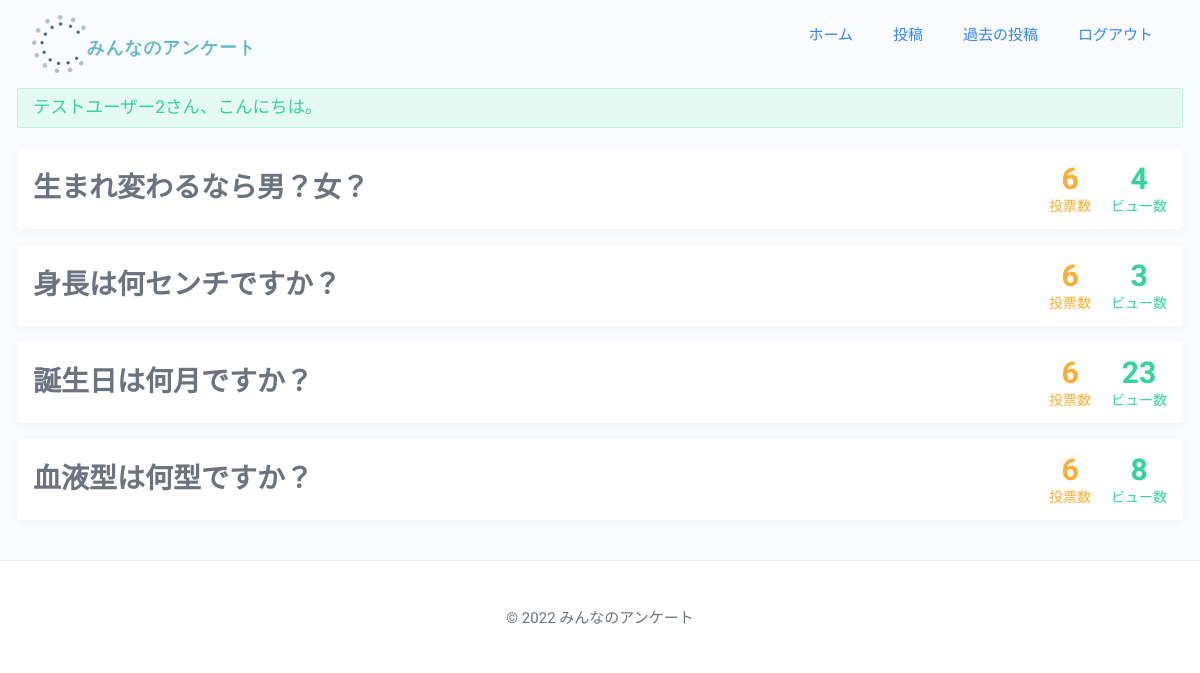
The page / (signed in) on the database its author committed.
### tables this page shows
CREATE TABLE `topics` (
  `id` int(10) UNSIGNED AUTO_INCREMENT PRIMARY KEY COMMENT 'トピックID',
  `title` varchar(50) NOT NULL COMMENT 'トピック本文',
  `published` int(1) NOT NULL COMMENT '公開状態(1: 公開、0: 非公開)',
  `views` int(10) NOT NULL DEFAULT '0' COMMENT 'PV数',
  `user_id` varchar(10) NOT NULL COMMENT '作成したユーザーID',
  `del_flg` int(1) NOT NULL DEFAULT '0' COMMENT '削除フラグ(1: 削除、0: 有効)',
  `update_by` varchar(20) NOT NULL DEFAULT 'nishikawa' COMMENT '最終更新者',
  `update_at` timestamp NOT NULL DEFAULT CURRENT_TIMESTAMP ON UPDATE CURRENT_TIMESTAMP COMMENT '最終更新日時'
);

### php/controllers/home.php (called while the page is built, shortened)
<?php
function get() {
  $topics = TopicQuery::fetchPublishedTopics();
  \view\home\index($topics);
}

### php/libs/router.php (called while the page is built, shortened)
<?php
function route($rpath, $method) {
    try {
        if($rpath === '') {
            $rpath = 'home';
        }
        $rpath = str_replace('/', '\\', $rpath);
        $fn = "\\controller\\{$rpath}\\{$method}";
        $fn();
    } catch (Throwable $e) {
        redirect('404');
    }
}

### index.php (called while the page is built, shortened)
<?php
require_once SOURCE_BASE . 'libs/helper.php';
require_once SOURCE_BASE . 'libs/router.php';
require_once SOURCE_BASE . 'libs/message.php';
require_once SOURCE_BASE . 'db/datasource.php';
require_once SOURCE_BASE . 'db/topic.query.php';
require_once SOURCE_BASE . 'partials/header.php';
require_once SOURCE_BASE . 'partials/footer.php';
require_once SOURCE_BASE . 'partials/topic-list-item.php';
require_once SOURCE_BASE . 'views/home.php';
try {
  $url = parse_url(CURRENT_URI);
  $rpath = str_replace(BASE_CONTEXT_PATH, '', $url['path']);
  $method = strtolower($_SERVER['REQUEST_METHOD']);
  route($rpath, $method);
} catch(Throwable $e) {
  die('<p>何かが凄くおかしいようです。</p>');
}

### php/db/datasource.php (called while the page is built, shortened)
<?php
class PDOSingleton {
    private static $singleton;
    private function __construct($dsn, $username, $password)
    {
        $this->conn = new PDO($dsn, $username, $password);
    }
    public static function getInstance($dsn, $username, $password) {
        if(!isset(self::$singleton)) {
            $instance = new PDOSingleton($dsn, $username, $password);
            self::$singleton = $instance->conn;
        }
        return self::$singleton;
    }
}
class DataSource {
    private $conn;
    public function __construct(
        $host = '',
        $dbName = '',
        $username = '',
        $password = ''
    ) {
        $dsn = "mysql:host={$host};dbname={$dbName};charset=utf8";
        $this->conn = PDOSingleton::getInstance($dsn, $username, $password);
    }
    public function select($sql = "", $params = [], $type = '', $cls = '') {
        $stmt = $this->executeSql($sql, $params);
        if($type === static::CLS) {
            return $stmt->fetchAll(PDO::FETCH_CLASS, $cls);
        } else {
            return $stmt->fetchAll();
        }
    }
    private function executeSql($sql, $params) {
        $stmt = $this->conn->prepare($sql);
        $this->sqlResult = $stmt->execute($params);
        return $stmt;
    }
}

### php/db/topic.query.php (called while the page is built, shortened)
<?php
class TopicQuery {
  public static function fetchPublishedTopics() {
    $db = new DataSource;
    $sql = 'SELECT *
      FROM `topics` t
      LEFT JOIN (SELECT topic_id, COUNT(*) as count
                  FROM `poll`
                  GROUP BY topic_id) p
        ON t.id = p.topic_id
      WHERE t.published = 1
        AND t.del_flg != 1
      ORDER BY t.id DESC;
    ';
    return $db->select($sql, [], DataSource::CLS, TopicModel::class);
  }
}

### php/partials/topic-list-item.php (the view, shortened to what this page needs)
<?php
function topic_list_item($topic, $destination) {
  $topic = escape($topic);
  $polledCount = $topic->count !== '' ? $topic->count : 0;
?>
<li class="topic-item">
  <a href="<?php echo echo_url('topic/' . $destination . '?topic_id=' . $topic->id) ?>" class="topic-item__link">
    <p class="topic-item__title"><?php echo $topic->title ?></p>
    <div class="topic-counter-wrapper">
      <span class="topic-counter topic-counter--votes">
        <span class="topic-counter__number"><?php echo $polledCount ?></span>
        <span class="topic-counter__unit">投票数</span>
      </span>
      <span class="topic-counter topic-counter--views">
        <span class="topic-counter__number"><?php echo $topic->views ?></span>
        <span class="topic-counter__unit">ビュー数</span>
      </span>
    </div>
  </a>
</li>
<?php
}

### php/views/home.php (shortened to what this page needs)
<?php
function index($topics)
{
?>
  <ul class="topic-item-wrapper">
    <?php
    foreach ($topics as $topic) {
      \partials\topic_list_item($topic, 'detail');
    }
    ?>
  </ul>
<?php
}

### assets/css/style.css (style rules this page uses)
﻿html,body,div,span,object,iframe,h1,h2,h3,h4,h5,h6,p,blockquote,pre,abbr,address,cite,code,del,dfn,em,img,ins,kbd,q,samp,small,strong,sub,sup,var,b,i,dl,dt,dd,ol,ul,li,fieldset,form,label,legend,table,caption,tbody,tfoot,thead,tr,th,td,article,aside,canvas,details,figcaption,figure,footer,header,hgroup,menu,nav,section,summary,time,mark,audio,video { margin:0;padding:0;border:0;outline:0;font-size:100%;vertical-align:baseline;background:rgba(0,0,0,0);font-weight:inherit }
body { line-height:1 }
a { margin:0;padding:0;font-size:100%;vertical-align:baseline;background:rgba(0,0,0,0) }
html { font-size:62.5% }
body { font-size:1.5rem;color:#6b7280;font-family:"M PLUS Rounded 1c",sans-serif }
a { color:#6b7280 }
ul,ol { list-style:none }
.topic-item { background-color:#fff;box-shadow:0 2px 10px rgba(0,0,0,.04);transition:.3s ease-in-out;border-radius:4px;margin-bottom:16px }
.topic-item:last-child { margin-bottom:0 }
.topic-item__link { text-decoration:none;padding:1.6rem;display:block }
@media only screen and (min-width: 600px) { .topic-item__link { display:flex;justify-content:space-between;align-items:center } }
.topic-item__title { font-size:2.8rem;font-weight:bold;line-height:1.4;flex:1 }
@media only screen and (min-width: 600px) { .topic-item__title { padding-right:20px } }
.topic-counter-wrapper { display:flex;justify-content:center;margin-top:1rem }
@media only screen and (min-width: 600px) { .topic-counter-wrapper { margin-top:0 } }
.topic-counter--votes { margin-right:20px;color:#ffad33 }
.topic-counter--views { color:#33d499 }
.topic-counter__number { font-size:3rem;font-weight:bold;display:block;text-align:center }
.topic-counter__unit { font-size:1.4rem;display:block;text-align:center;margin-top:.5rem }

### rows shown on the page
topics: title "生まれ変わるなら男？女？", polledCount "6", views "4"
topics: title "身長は何センチですか？", polledCount "6", views "3"
topics: title "誕生日は何月ですか？", polledCount "6", views "23"
topics: title "血液型は何型ですか？", polledCount "6", views "8"

### other values the page prints
$msg "テストユーザー2さん、こんにちは。"
